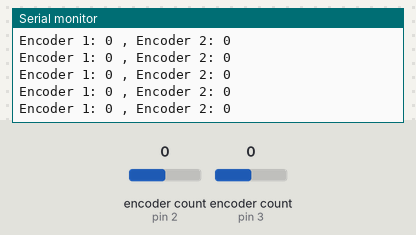
Bench run of a sketch on a simulated Arduino Mega 2560, built with avr-gcc and run on an emulated ATmega2560. On the bench: the last lines printed to the serial monitor. The test bench sets the inputs (shaded band); at power-on: encoder count (sensors on pin 2, pin 3) 0.

Above: at 1.2 s.
1.3 s: encoder count (sensor on pin 2) set to 1
At 1.45 s:
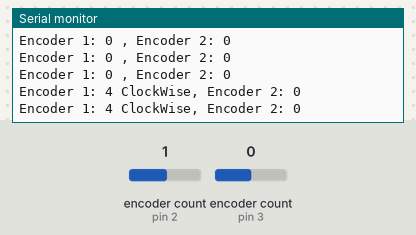
3.3 s: encoder count (sensor on pin 3) set to 1
At 3.45 s:
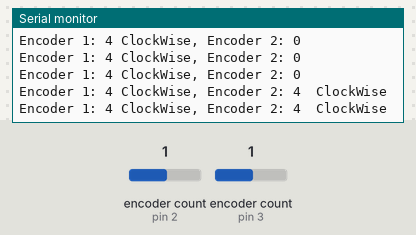
5.2 s: encoder count (sensor on pin 2) set to 0
At 5.33 s:
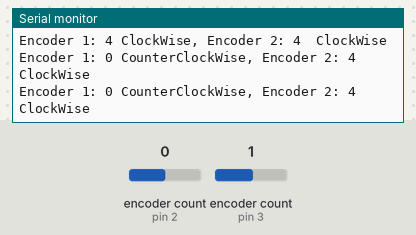
7.1 s: encoder count (sensor on pin 3) set to 0
At 7.26 s:
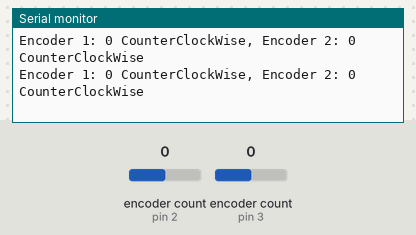
9.1 s: encoder count (sensor on pin 2) set to -1
At 9.16 s:
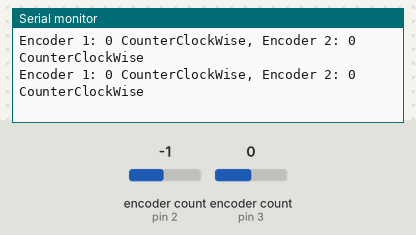
12.1 s: encoder count (sensor on pin 3) set to -1
At 12.15 s:
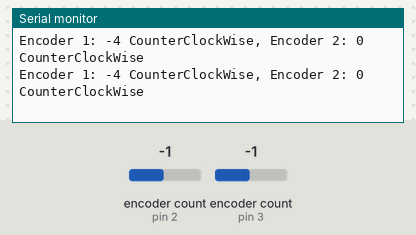

The sketch:

Encoder_Testing.ino
```cpp
/*Encoder testing*/

#include <Encoder.h>

#define encoder1Pin1 2
#define encoder1Pin2 40
#define encoder2Pin1 3
#define encoder2Pin2 41
#define CW "ClockWise"
#define CCW "CounterClockWise"

Encoder encoderOne(encoder1Pin1, encoder1Pin2);
Encoder encoderTwo(encoder2Pin1, encoder2Pin2);
long encoder1Current, encoder2Current, encoder1Pre, encoder2Pre;
String rotateDirection1, rotateDirection2;

void setup()
{
  Serial.begin(9600);
  encoderInit();
}

void loop()
{
  encoder1Current = encoderOne.read();
  encoder2Current = encoderTwo.read();

  if (encoder1Current > encoder1Pre) rotateDirection1 = CW;
  if (encoder1Current < encoder1Pre) rotateDirection1 = CCW;
  if (encoder2Current > encoder2Pre) rotateDirection2 = CW;
  if (encoder2Current < encoder2Pre) rotateDirection2 = CCW;

  encoder1Pre = encoder1Current;
  encoder2Pre = encoder2Current;

  Serial.print("Encoder 1: ");
  Serial.print(encoder1Current);
  Serial.print(" ");
  Serial.print(rotateDirection1);
  Serial.print(", Encoder 2: ");
  Serial.print(encoder2Current);
  Serial.print("  ");
  Serial.println(rotateDirection2);
}

void encoderInit()
{
  pinMode(encoder1Pin1, INPUT);
  pinMode(encoder1Pin2, INPUT);
  pinMode(encoder2Pin1, INPUT);
  pinMode(encoder2Pin2, INPUT);
  encoder1Pre = encoder2Pre = 0;
  rotateDirection1 = rotateDirection2 = "";
//https://www.pjrc.com/teensy/td_libs_Encoder.html
}
```

Measured:
- after the input at 1.3 s, the serial monitor: prints a new line after 0.09 s (image 1)
- after the input at 3.3 s, the serial monitor: prints a new line after 0.08 s (image 2)
- after the input at 5.2 s, the serial monitor: prints a new line after 0.07 s (image 3)
- after the input at 7.1 s, the serial monitor: prints a new line after 0.09 s (image 4)
